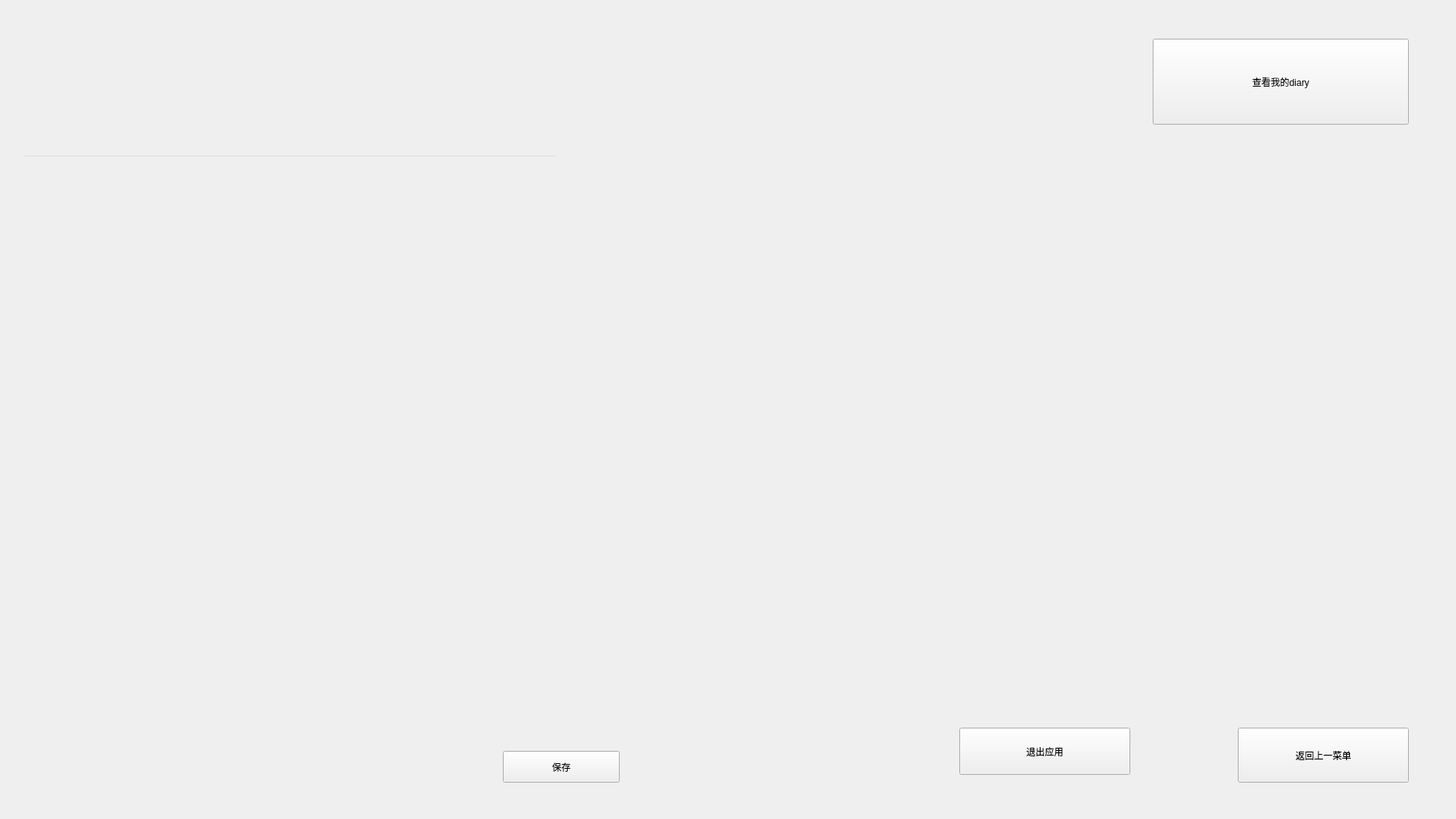
<?xml version="1.0" encoding="UTF-8"?>
<ui version="4.0">
 <class>MainWindow</class>
 <widget class="QMainWindow" name="MainWindow">
  <property name="geometry">
   <rect>
    <x>0</x>
    <y>0</y>
    <width>1882</width>
    <height>1058</height>
   </rect>
  </property>
  <property name="minimumSize">
   <size>
    <width>1882</width>
    <height>1058</height>
   </size>
  </property>
  <property name="maximumSize">
   <size>
    <width>1882</width>
    <height>1059</height>
   </size>
  </property>
  <property name="windowTitle">
   <string>我的杂记碎碎念</string>
  </property>
  <widget class="QWidget" name="centralwidget">
   <widget class="QPushButton" name="back_to_2_button">
    <property name="geometry">
     <rect>
      <x>1600</x>
      <y>940</y>
      <width>221</width>
      <height>71</height>
     </rect>
    </property>
    <property name="text">
     <string>返回上一菜单</string>
    </property>
   </widget>
   <widget class="QPushButton" name="close_2_1">
    <property name="geometry">
     <rect>
      <x>1240</x>
      <y>940</y>
      <width>221</width>
      <height>61</height>
     </rect>
    </property>
    <property name="text">
     <string>退出应用</string>
    </property>
   </widget>
   <widget class="QPushButton" name="look_diary_button">
    <property name="geometry">
     <rect>
      <x>1490</x>
      <y>50</y>
      <width>331</width>
      <height>111</height>
     </rect>
    </property>
    <property name="text">
     <string>查看我的diary</string>
    </property>
   </widget>
   <widget class="QPushButton" name="save_diary_button">
    <property name="geometry">
     <rect>
      <x>650</x>
      <y>970</y>
      <width>151</width>
      <height>41</height>
     </rect>
    </property>
    <property name="text">
     <string>保存</string>
    </property>
   </widget>
   <widget class="QLineEdit" name="new_diary_edit">
    <property name="geometry">
     <rect>
      <x>30</x>
      <y>200</y>
      <width>691</width>
      <height>731</height>
     </rect>
    </property>
    <property name="styleSheet">
     <string notr="true">QLineEdit {
    background-color: rgba(0, 0, 0, 0);
}</string>
    </property>
   </widget>
  </widget>
 </widget>
 <resources/>
 <connections>
  <connection>
   <sender>close_2_1</sender>
   <signal>clicked()</signal>
   <receiver>MainWindow</receiver>
   <slot>close()</slot>
   <hints>
    <hint type="sourcelabel">
     <x>674</x>
     <y>312</y>
    </hint>
    <hint type="destinationlabel">
     <x>539</x>
     <y>289</y>
    </hint>
   </hints>
  </connection>
 </connections>
</ui>
